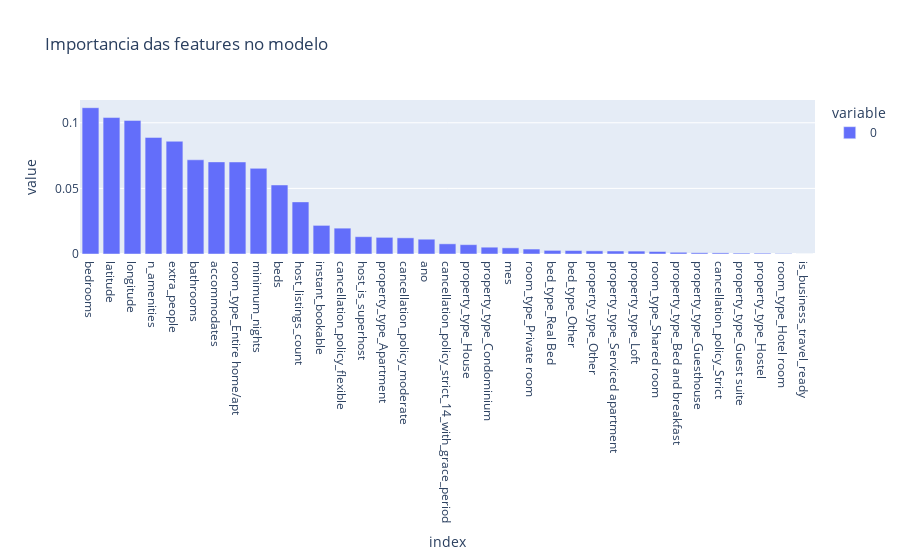

The notebook cell this image was saved under:
### Code cell
px.bar(importancia_features, title='Importancia das features no modelo')

### Figure 1 — Plotly figure (JSON) as saved in the notebook; plotly's stock layout.template omitted (floating-point values rounded to 4 significant figures)
{"data": [{"alignmentgroup": "True", "hovertemplate": "variable=0<br>index=%{x}<br>value=%{y}<extra></extra>", "legendgroup": "0", "marker": {"color": "#636efa", "pattern": {"shape": ""}}, "name": "0", "offsetgroup": "0", "orientation": "v", "showlegend": true, "textposition": "auto", "type": "bar", "x": ["bedrooms", "latitude", "longitude", "n_amenities", "extra_people", "bathrooms", "accommodates", "room_type_Entire home/apt", "minimum_nights", "beds", "host_listings_count", "instant_bookable", "cancellation_policy_flexible", "host_is_superhost", "property_type_Apartment", "cancellation_policy_moderate", "ano", "cancellation_policy_strict_14_with_grace_period", "property_type_House", "property_type_Condominium", "mes", "room_type_Private room", "bed_type_Real Bed", "bed_type_Other", "property_type_Other", "property_type_Serviced apartment", "property_type_Loft", "room_type_Shared room", "property_type_Bed and breakfast", "property_type_Guesthouse", "cancellation_policy_Strict", "property_type_Guest suite", "property_type_Hostel", "room_type_Hotel room", "is_business_travel_ready"], "xaxis": "x", "y": [0.1115, 0.104, 0.1018, 0.08884, 0.08591, 0.07177, 0.07018, 0.07012, 0.06525, 0.05259, 0.03971, 0.02181, 0.01969, 0.01318, 0.01269, 0.01231, 0.01127, 0.007756, 0.00712, 0.00519, 0.004693, 0.003782, 0.002755, 0.002626, 0.002395, 0.002275, 0.002211, 0.001915, 0.001309, 0.0009414, 0.0008529, 0.0006812, 0.000624, 0.0003385, 0], "yaxis": "y"}], "layout": {"barmode": "relative", "legend": {"title": {"text": "variable"}, "tracegroupgap": 0}, "title": {"text": "Importancia das features no modelo"}, "xaxis": {"anchor": "y", "domain": [0, 1], "title": {"text": "index"}}, "yaxis": {"anchor": "x", "domain": [0, 1], "title": {"text": "value"}}}}
